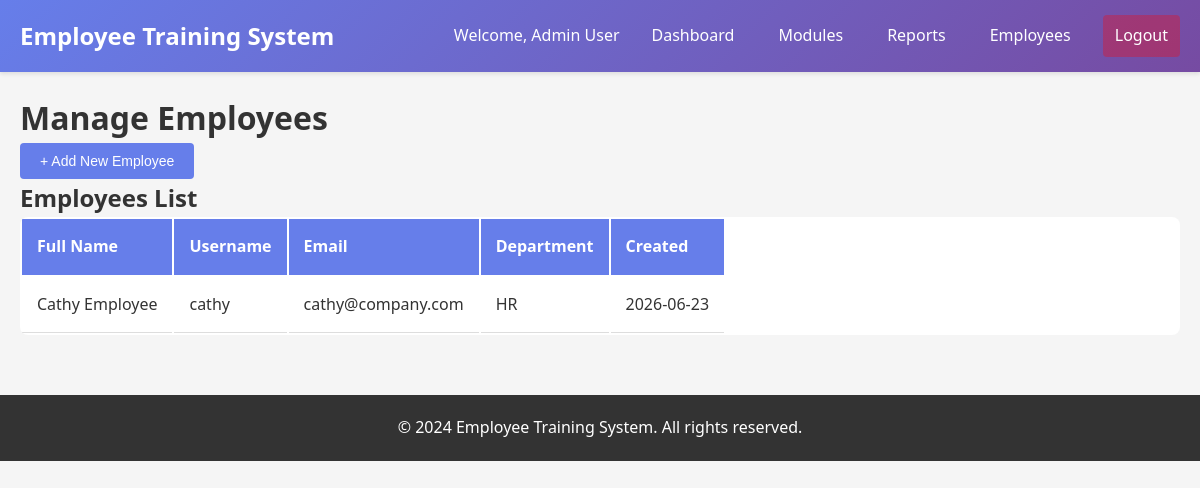
The app's page /admin/employees (signed in) with its own data.
### app.py (models this page shows)
class User(UserMixin, db.Model):
    id = db.Column(db.Integer, primary_key=True)
    username = db.Column(db.String(80), unique=True, nullable=False)
    password = db.Column(db.String(255), nullable=False)
    full_name = db.Column(db.String(120), nullable=False)
    email = db.Column(db.String(120))
    is_admin = db.Column(db.Boolean, default=False)
    department = db.Column(db.String(100))
    created_at = db.Column(db.DateTime, default=datetime.utcnow)
    enrollments = db.relationship('Enrollment', backref='user', lazy=True)
    quiz_attempts = db.relationship('QuizAttempt', backref='user', lazy=True)
    certificates = db.relationship('Certificate', backref='user', lazy=True)

### app.py (the view)
@app.route('/admin/employees')
@admin_required
def manage_employees():
    employees = User.query.filter_by(is_admin=False).all()
    return render_template('manage_employees.html', employees=employees)

### app.py (called while the page is built)
@login_manager.user_loader
def load_user(user_id):
    return User.query.get(int(user_id))

def admin_required(f):
    @wraps(f)
    def decorated_function(*args, **kwargs):
        if not current_user.is_authenticated or not current_user.is_admin:
            return redirect(url_for('login'))
        return f(*args, **kwargs)
    return decorated_function

### templates/manage_employees.html (shortened to what this page needs)
{% extends "base.html" %}
{% block content %}
<div class="manage-container">
    <h1>Manage Employees</h1>
    <button id="addEmployeeBtn" class="btn btn-primary">+ Add New Employee</button>
    <div class="employees-section">
        <h2>Employees List</h2>
        {% if employees %}
        <div class="employees-table">
            <table>
                <thead>
                    <tr>
                        <th>Full Name</th>
                        <th>Username</th>
                        <th>Email</th>
                        <th>Department</th>
                        <th>Created</th>
                    </tr>
                </thead>
                <tbody>
                    {% for employee in employees %}
                    <tr>
                        <td>{{ employee.full_name }}</td>
                        <td>{{ employee.username }}</td>
                        <td>{{ employee.email }}</td>
                        <td>{{ employee.department or 'N/A' }}</td>
                        <td>{{ employee.created_at.strftime('%Y-%m-%d') }}</td>
                    </tr>
                    {% endfor %}
                </tbody>
            </table>
        </div>
        {% else %}
        <p class="no-data">No employees found.</p>
        {% endif %}
    </div>
</div>
{% endblock %}

### templates/base.html (shortened to what this page needs)
<!DOCTYPE html>
<html lang="en">
<head>
    <link rel="stylesheet" href="{{ url_for('static', filename='css/style.css') }}">
</head>
<body>
    <nav class="navbar">
        <div class="navbar-container">
            <div class="logo">Employee Training System</div>
            {% if current_user.is_authenticated %}
            <div class="nav-user">
                <span>Welcome, {{ current_user.full_name }}</span>
                {% if current_user.is_admin %}
                <a href="{{ url_for('admin_dashboard') }}" class="nav-link">Dashboard</a>
                <a href="{{ url_for('manage_modules') }}" class="nav-link">Modules</a>
                <a href="{{ url_for('reports') }}" class="nav-link">Reports</a>
                <a href="{{ url_for('manage_employees') }}" class="nav-link">Employees</a>
                {% else %}
                <a href="{{ url_for('employee_dashboard') }}" class="nav-link">Dashboard</a>
                {% endif %}
                <a href="{{ url_for('logout') }}" class="nav-link logout">Logout</a>
            </div>
            {% endif %}
        </div>
    </nav>
    <div class="container">
        {% block content %}{% endblock %}
    </div>
    <footer>
        <p>&copy; 2024 Employee Training System. All rights reserved.</p>
    </footer>
</body>
</html>

### static/css/style.css (style rules this page uses)
* { margin: 0; padding: 0; box-sizing: border-box; }
body { font-family: 'Segoe UI', Tahoma, Geneva, Verdana, sans-serif; background-color: #f5f5f5; color: #333; line-height: 1.6; }
.container { max-width: 1200px; margin: 0 auto; padding: 20px; }
.navbar { background: linear-gradient(135deg, #667eea 0%, #764ba2 100%); color: white; padding: 0; box-shadow: 0 2px 4px rgba(0,0,0,0.1); position: sticky; top: 0; z-index: 1000; }
.navbar-container { max-width: 1200px; margin: 0 auto; padding: 15px 20px; display: flex; justify-content: space-between; align-items: center; }
.logo { font-size: 24px; font-weight: bold; }
.nav-user { display: flex; gap: 20px; align-items: center; }
.nav-link { color: white; text-decoration: none; padding: 8px 12px; border-radius: 4px; transition: background 0.3s; }
.nav-link.logout { background: rgba(255,0,0,0.3); }
.btn { display: inline-block; padding: 10px 20px; border: none; border-radius: 4px; cursor: pointer; text-decoration: none; font-size: 14px; transition: all 0.3s; }
.btn-primary { background: #667eea; color: white; }
.modules-table, .employees-table, .report-table { width: 100%; border-collapse: collapse; background: white; border-radius: 8px; overflow: hidden; }
.modules-table th, .employees-table th, .report-table th { background: #667eea; color: white; padding: 15px; text-align: left; }
.modules-table td, .employees-table td, .report-table td { padding: 15px; border-bottom: 1px solid #ddd; }
footer { background: #333; color: white; text-align: center; padding: 20px; margin-top: 40px; }

### records on screen
User: full_name "Admin User"
User: full_name "Cathy Employee", username "cathy", email "cathy@company.com", department "HR", created_at "2026-06-23"
